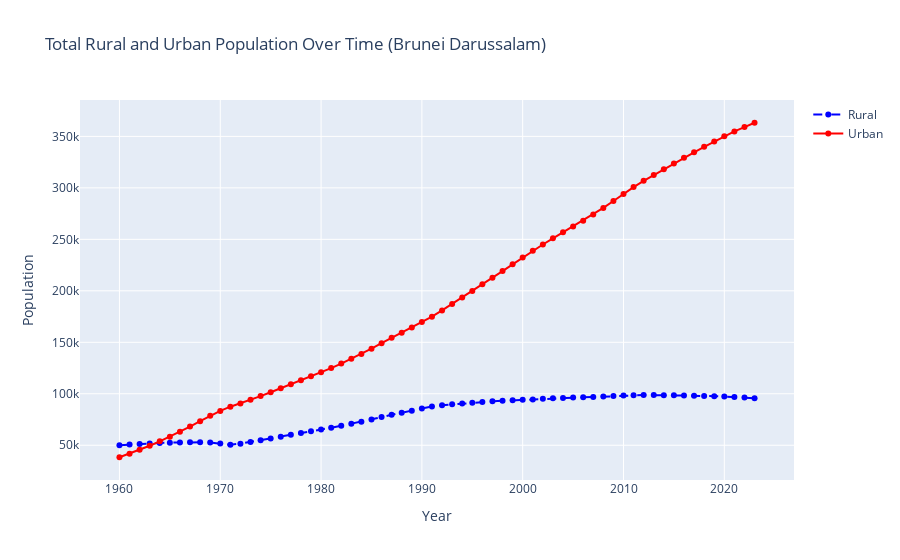
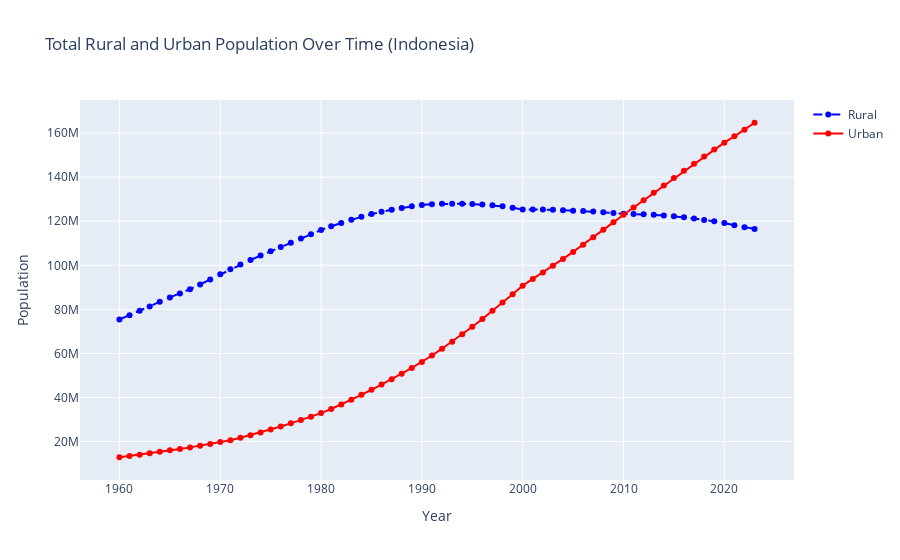

Notebook source saved alongside these figures, in order:
### Code cell
# Produce total rural versus urban populations over time for each country 


def overlay_population(country_name, df):
    """
    Function to overlay female and male population for a given country.

    Parameters:
    - country_name (str): The name of the country whose data will be plotted.
    - df (pd.DataFrame): The DataFrame containing the population data with MultiIndex columns.

    Returns:
    - A Plotly figure with the overlayed female and male population data.
    """
    
    # Check if the country exists in the subcolumns
    if country_name not in df.columns.get_level_values('country'):
        print(f"Country '{country_name}' not found in the dataset.")
        return
    
    # Extract the female and male population data for the country
    rural = df[('Total Rural', country_name)]
    urban = df[('Total Urban', country_name)]
    
    # Create a figure
    fig = go.Figure()
    
    # Add the female population plot
    fig.add_trace(go.Scatter(x=rural.index, y=rural, mode='lines+markers', name='Rural', line=dict(dash='dash', color='blue')))
    
    # Add the male population plot
    fig.add_trace(go.Scatter(x=urban.index, y=urban, mode='lines+markers', name='Urban', line=dict(dash='solid', color='red')))
    
    # Add title and labels
    fig.update_layout(title=f"Total Rural and Urban Population Over Time ({country_name})",
                      xaxis_title="Year",
                      yaxis_title="Population")
    
    # Show the plot
    fig.show()
    
overlay_population("Brunei Darussalam", MSEA_pop)
overlay_population("Indonesia", MSEA_pop)
overlay_population("Malaysia", MSEA_pop)
overlay_population("Papua New Guinea", MSEA_pop)
overlay_population("Philippines", MSEA_pop)
overlay_population("Timor-Leste", MSEA_pop)
